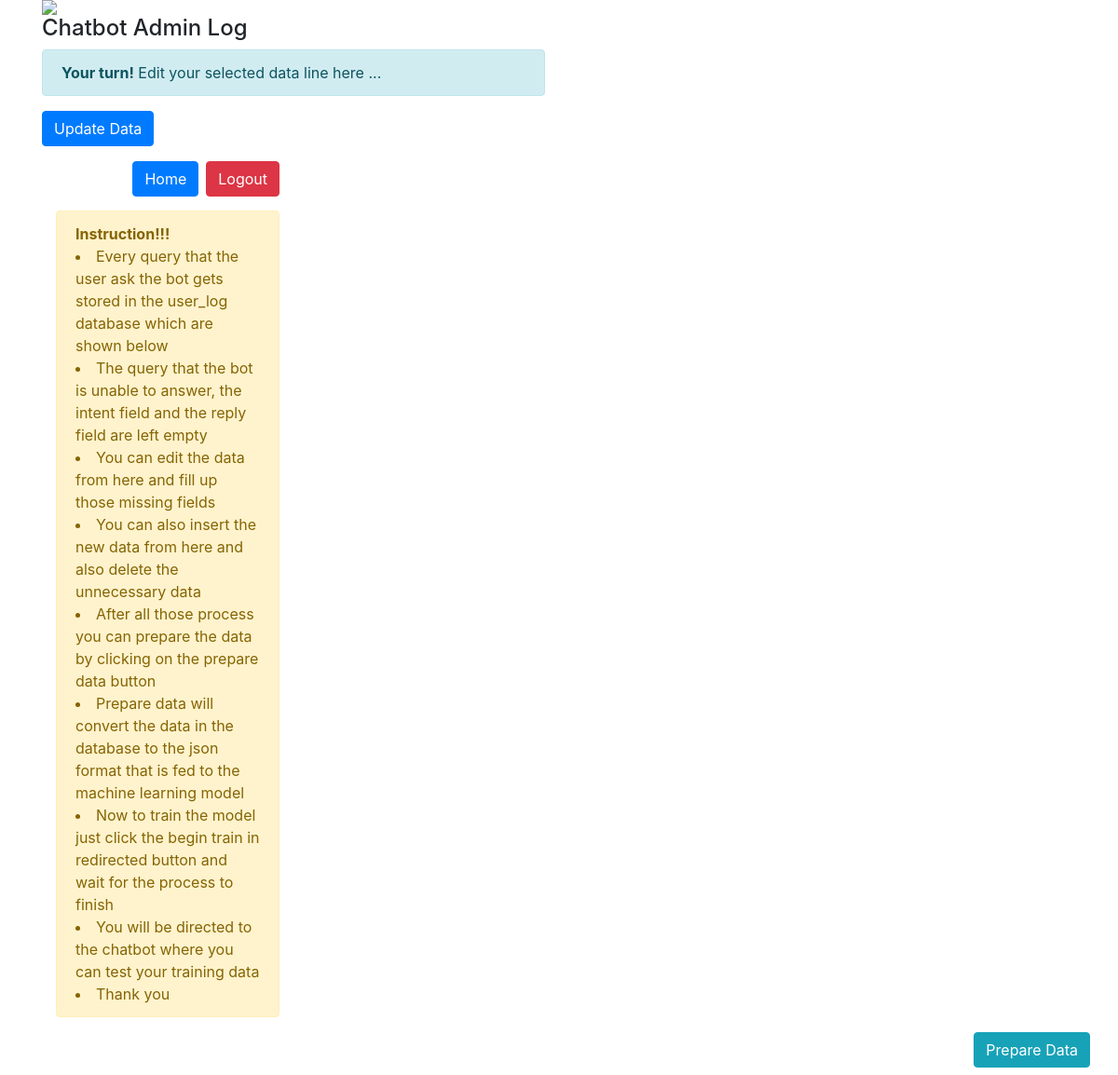
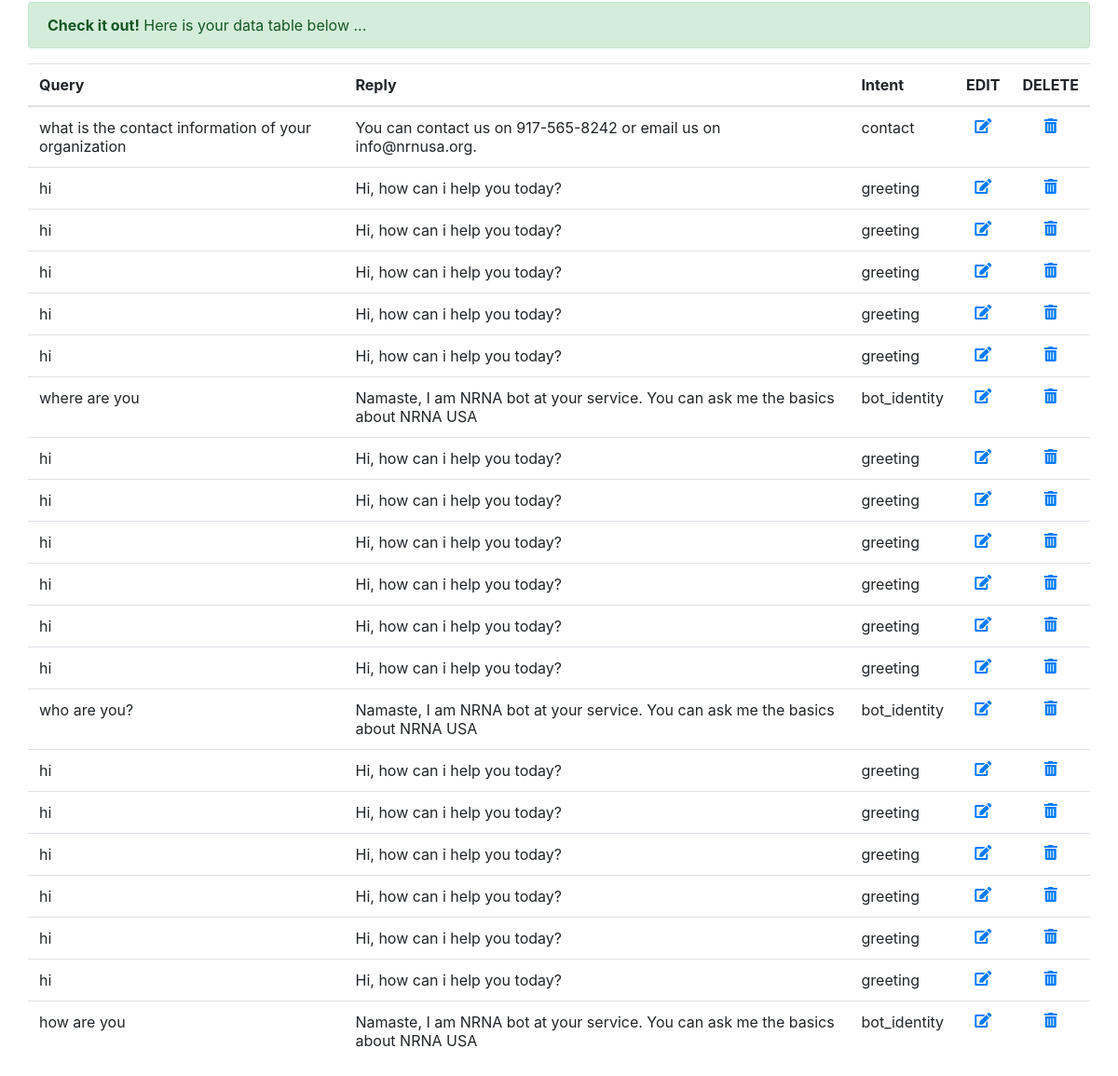
/train_board/query_edit, run on the app's committed database (2 pictures, top to bottom).
### tables this page shows
CREATE TABLE dataset (query TEXT,reply TEXT,intent TEXT);

### api.py (the view)
@app.route('/train_board/query_edit',methods = ['POST', 'GET']) #this is when user clicks edit link
def sql_editlink():
    from functions.sqlquery import sql_query, sql_query2
    if request.method == 'GET':
        elreply = request.args.get('elreply')
        efquery = request.args.get('efquery')
        eresults = sql_query2(''' SELECT * FROM dataset where query = ? and reply = ?''', (efquery,elreply))
    results = sql_query(''' SELECT * FROM dataset''')
    return render_template('t_board.html', eresults=eresults, results=results)

### functions/sqlquery.py (called while the page is built)
def sql_query(query):
    cur = conn.cursor()
    cur.execute(query)
    rows = cur.fetchall()
    return rows

def sql_query2(query,var):
    cur = conn.cursor()
    cur.execute(query,var)
    rows = cur.fetchall()
    return rows

### templates/t_board.html (shortened to what this page needs)
<html>
    <head>
         <link rel="stylesheet" href="https://use.fontawesome.com/releases/v5.1.0/css/all.css">
         <link rel="stylesheet" href="https://stackpath.bootstrapcdn.com/bootstrap/4.1.1/css/bootstrap.min.css">
    </head>
   <body>
    <div class="container">
        <div class="row">
            <div class="col-md-6">
                <img src = 'http://www.itsimplified-ms.com/posts/photos/databases.png'>
                <h4>Chatbot Admin Log</h4>
                {% block content %}
                {% if 'query_edit' in request.url %}
                    <div class="alert alert-info" role="alert">
                        <strong>Your turn!</strong> Edit your selected data line here ...
                    </div>
                            <button class="btn btn-primary" type="submit">Update Data</button>
                {% endif %}
            {% endblock content %}
            <div class="col-md-6">
                <div class="d-flex justify-content-end mt-3">
                    <div>
                            <input id="index"  type="button" class="btn btn-primary" TYPE="button"  VALUE="Home"
        onclick='window.location.href="{{ url_for('index')}}"'>
                    </div>
                    <div>
                        <input id="logout"  type="button" class="btn btn-danger ml-2" TYPE="button"  VALUE="Logout"
        onclick='window.location.href="{{ url_for('logout')}}"'>
                    </div>
                </div>
                <div  id="info" class="alert alert-warning" role="alert">
                    <strong>Instruction!!!</strong>
                    <li> Every query that the user ask the bot gets stored in the user_log database which are shown below</li>
                    <li> The query that the bot is unable to answer, the intent field and the reply field are left empty</li>
                    <li> You can edit the data from here and fill up those missing fields</li>
                    <li> You can also insert the new data from here and also delete the unnecessary data</li>
                    <li> After all those process you can prepare the data by clicking on the prepare data button</li>
                    <li> Prepare data will convert the data in the database to the json format that is fed to the machine learning model</li>
                    <li> Now to train the model just click the begin train in redirected button and wait for the process to finish </li>
                    <li> You will be directed to the chatbot where you can test your training data</li>
                    <li> Thank you</li>
                </div>
        </div>
        </div>
        <div class="row">
            <div class="col-md-12">
                <input id="button-style" type="button" class="btn btn-info" VALUE="Prepare Data" data-toggle="modal" data-target="#myModal"
                onclick='window.location.href="{{ url_for('prepare_data')}}"' style="float: right;margin-bottom: 10px;">
            </div>
            <div class="col-md-12">
                <div class="alert alert-success" role="alert">
                    <strong>Check it out!</strong> Here is your data table below ...
                </div>
            </div>
            <div class="col-md-12">
                <div class="table-responsive">
                    <table class = 'table table-hover'>
                        <thead>
                            <tr>
                            <th>Query</th>
                            <th>Reply</th>
                            <th>Intent</th>
                            <th>EDIT</th>
                            <th>DELETE</th>
                            </tr>
                        </thead>
                        {% for result in results %}
                            <tr>
                               <td>{{result["query"]}}</td>
                               <td>{{result["reply"]}}</td>
                               <td>{{result["intent"]}}</td>
                               <td align="center"><a href = "{{ url_for('sql_editlink', efquery=result['query'], elreply=result['reply']) }}"><i class="fas fa-edit"></a></td>
                               <td align="center"><a href = "{{ url_for('sql_datadelete', fquery=result['query'], lreply=result['reply']) }}"><i class="fas fa-trash-alt"></a></td>
                            </tr>
                        {% endfor %}
                    </table>
                </div>
            </div>
        </div>
    </div>
    </body>
</html>

### templates/t_board.html (style rules this page uses)
#info { margin-top: 15px; }

### data on the page
dataset: query "what is the contact information of your organization", reply "You can contact us on 917-565-8242 or email us on info@nrnusa.org.", intent "contact"
dataset: query "hi", reply "Hi, how can i help you today?", intent "greeting"
dataset: query "hi", reply "Hi, how can i help you today?", intent "greeting"
dataset: query "hi", reply "Hi, how can i help you today?", intent "greeting"
dataset: query "hi", reply "Hi, how can i help you today?", intent "greeting"
dataset: query "hi", reply "Hi, how can i help you today?", intent "greeting"
dataset: query "where are you", reply "Namaste, I am NRNA bot at your service. You can ask me the basics about NRNA USA", intent "bot_identity"
dataset: query "hi", reply "Hi, how can i help you today?", intent "greeting"
dataset: query "hi", reply "Hi, how can i help you today?", intent "greeting"
dataset: query "hi", reply "Hi, how can i help you today?", intent "greeting"
dataset: query "hi", reply "Hi, how can i help you today?", intent "greeting"
dataset: query "hi", reply "Hi, how can i help you today?", intent "greeting"
dataset: query "hi", reply "Hi, how can i help you today?", intent "greeting"
dataset: query "who are you?", reply "Namaste, I am NRNA bot at your service. You can ask me the basics about NRNA USA", intent "bot_identity"
dataset: query "hi", reply "Hi, how can i help you today?", intent "greeting"
dataset: query "hi", reply "Hi, how can i help you today?", intent "greeting"
dataset: query "hi", reply "Hi, how can i help you today?", intent "greeting"
dataset: query "hi", reply "Hi, how can i help you today?", intent "greeting"
dataset: query "hi", reply "Hi, how can i help you today?", intent "greeting"
dataset: query "hi", reply "Hi, how can i help you today?", intent "greeting"
dataset: query "how are you", reply "Namaste, I am NRNA bot at your service. You can ask me the basics about NRNA USA", intent "bot_identity"
